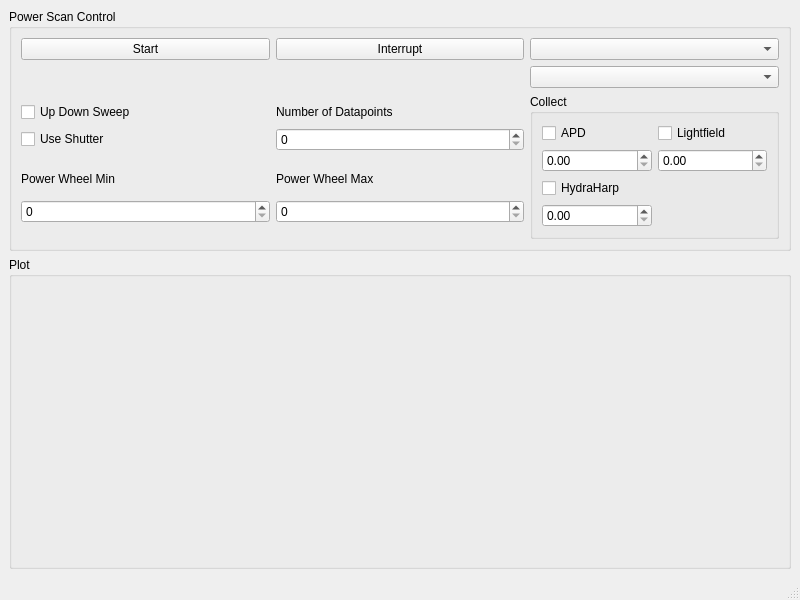
<?xml version="1.0" encoding="UTF-8"?>
<ui version="4.0">
 <class>PowerMeterOptmizerWindow</class>
 <widget class="QMainWindow" name="PowerMeterOptmizerWindow">
  <property name="geometry">
   <rect>
    <x>0</x>
    <y>0</y>
    <width>800</width>
    <height>600</height>
   </rect>
  </property>
  <property name="windowTitle">
   <string>Power Scan</string>
  </property>
  <widget class="QWidget" name="centralwidget">
   <layout class="QVBoxLayout" name="verticalLayout" stretch="0,1">
    <item>
     <widget class="QGroupBox" name="control_groupBox">
      <property name="title">
       <string>Power Scan Control</string>
      </property>
      <layout class="QGridLayout" name="gridLayout">
       <item row="3" column="2" rowspan="10">
        <widget class="QGroupBox" name="collect_groupBox">
         <property name="title">
          <string>Collect</string>
         </property>
         <layout class="QGridLayout" name="gridLayout_2">
          <item row="1" column="0">
           <widget class="QDoubleSpinBox" name="apd_int_time_doubleSpinBox"/>
          </item>
          <item row="0" column="1">
           <widget class="QCheckBox" name="collect_spectrum_checkBox">
            <property name="text">
             <string>Lightfield</string>
            </property>
           </widget>
          </item>
          <item row="3" column="0">
           <widget class="QCheckBox" name="collect_hydraharp_checkBox">
            <property name="text">
             <string>HydraHarp</string>
            </property>
           </widget>
          </item>
          <item row="1" column="1">
           <widget class="QDoubleSpinBox" name="spectrum_int_time_doubleSpinBox"/>
          </item>
          <item row="0" column="0">
           <widget class="QCheckBox" name="collect_apd_checkBox">
            <property name="text">
             <string>APD</string>
            </property>
           </widget>
          </item>
          <item row="4" column="0">
           <widget class="QDoubleSpinBox" name="hydraharp_tacq_doubleSpinBox"/>
          </item>
         </layout>
        </widget>
       </item>
       <item row="1" column="1">
        <widget class="QPushButton" name="interrupt_pushButton">
         <property name="text">
          <string>Interrupt</string>
         </property>
        </widget>
       </item>
       <item row="4" column="0">
        <widget class="QCheckBox" name="updown_sweep_checkBox">
         <property name="text">
          <string>Up Down Sweep</string>
         </property>
        </widget>
       </item>
       <item row="4" column="1">
        <widget class="QLabel" name="label_3">
         <property name="text">
          <string>Number of Datapoints</string>
         </property>
        </widget>
       </item>
       <item row="5" column="1">
        <widget class="QDoubleSpinBox" name="num_datapoints_doubleSpinBox">
         <property name="decimals">
          <number>0</number>
         </property>
        </widget>
       </item>
       <item row="1" column="0">
        <widget class="QPushButton" name="start_pushButton">
         <property name="text">
          <string>Start</string>
         </property>
        </widget>
       </item>
       <item row="8" column="0">
        <widget class="QLabel" name="label">
         <property name="text">
          <string>Power Wheel Min</string>
         </property>
        </widget>
       </item>
       <item row="10" column="0">
        <widget class="QDoubleSpinBox" name="powerwheel_min_doubleSpinBox">
         <property name="decimals">
          <number>0</number>
         </property>
        </widget>
       </item>
       <item row="8" column="1">
        <widget class="QLabel" name="label_2">
         <property name="text">
          <string>Power Wheel Max</string>
         </property>
        </widget>
       </item>
       <item row="10" column="1">
        <widget class="QDoubleSpinBox" name="powerwheel_max_doubleSpinBox">
         <property name="decimals">
          <number>0</number>
         </property>
        </widget>
       </item>
       <item row="5" column="0">
        <widget class="QCheckBox" name="use_shutter_checkBox">
         <property name="text">
          <string>Use Shutter</string>
         </property>
        </widget>
       </item>
       <item row="1" column="2">
        <widget class="QComboBox" name="powermeter_comboBox"/>
       </item>
       <item row="2" column="2">
        <widget class="QComboBox" name="powerwheel_comboBox"/>
       </item>
      </layout>
     </widget>
    </item>
    <item>
     <widget class="QGroupBox" name="plot_groupBox">
      <property name="title">
       <string>Plot</string>
      </property>
      <layout class="QVBoxLayout" name="verticalLayout_2"/>
     </widget>
    </item>
   </layout>
  </widget>
  <widget class="QMenuBar" name="menubar">
   <property name="geometry">
    <rect>
     <x>0</x>
     <y>0</y>
     <width>800</width>
     <height>21</height>
    </rect>
   </property>
  </widget>
  <widget class="QStatusBar" name="statusbar"/>
 </widget>
 <resources/>
 <connections/>
</ui>
